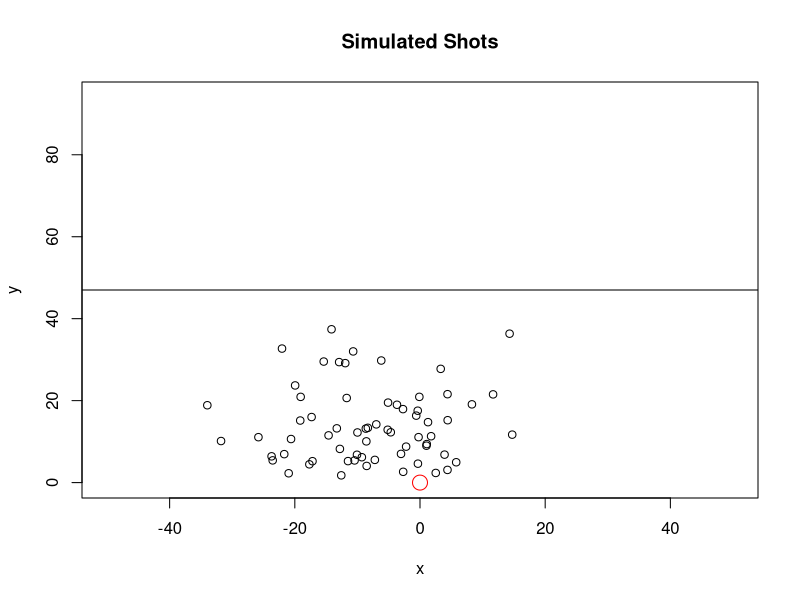
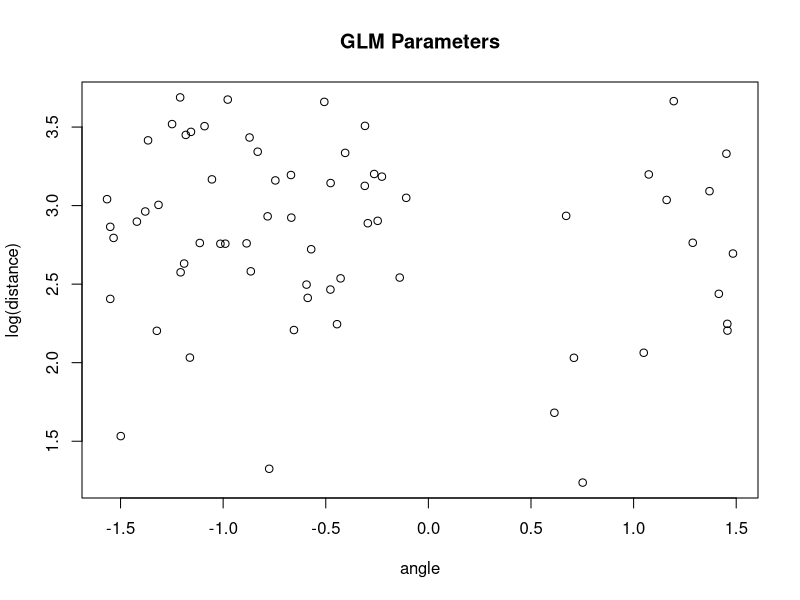
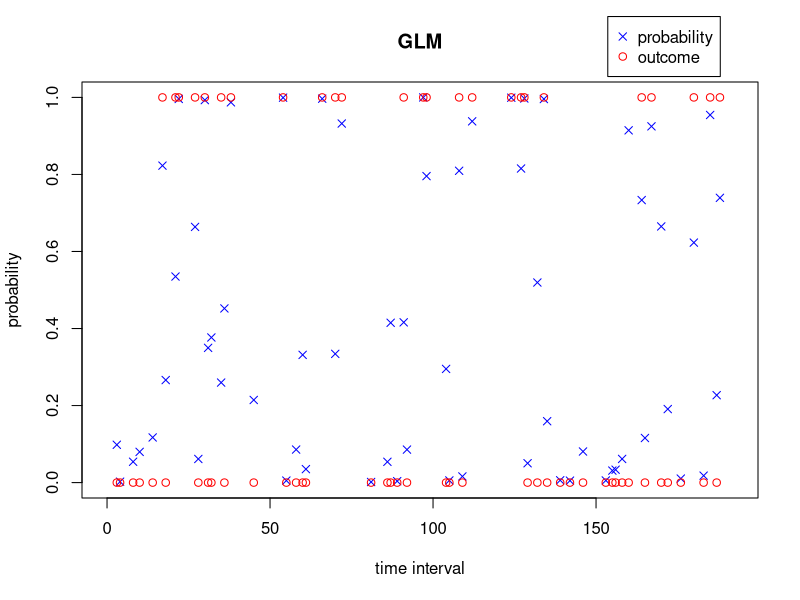
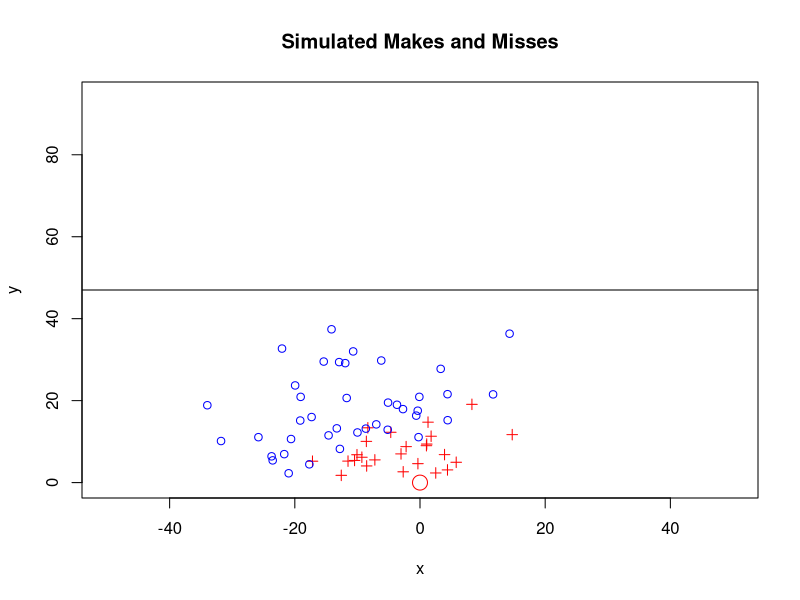
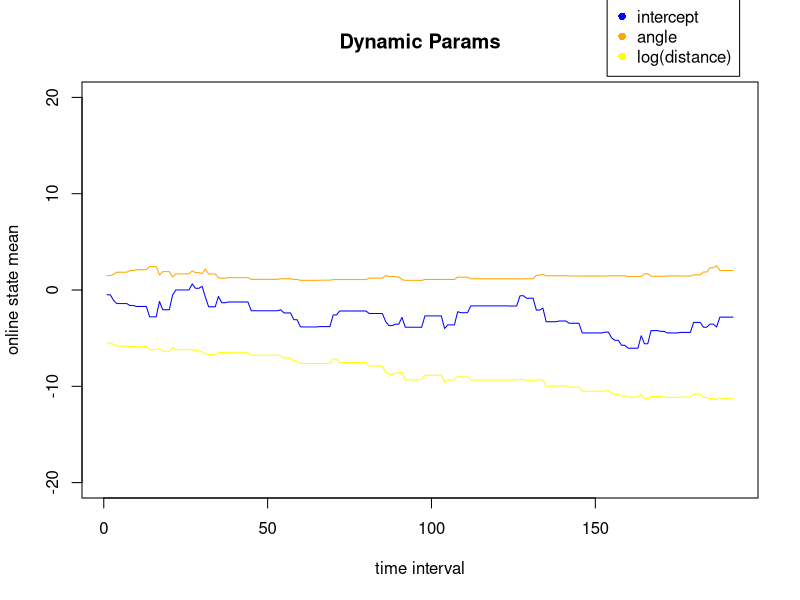
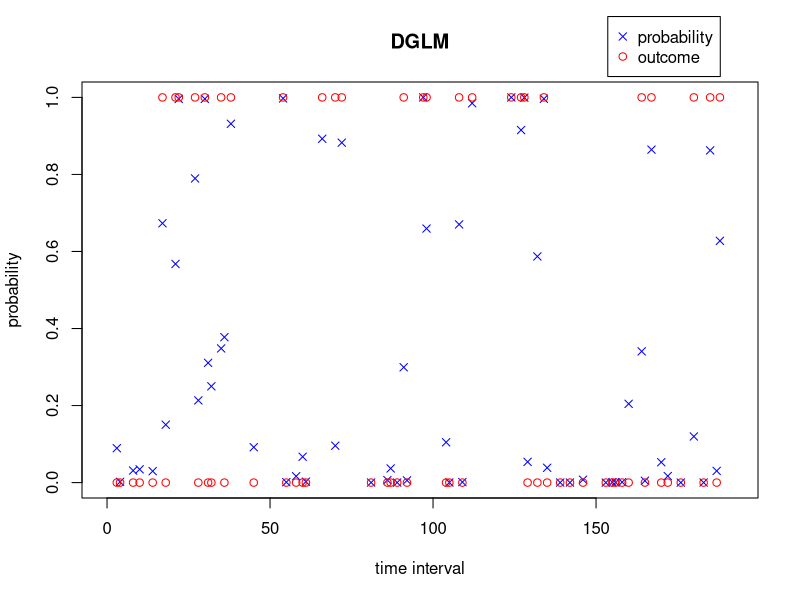
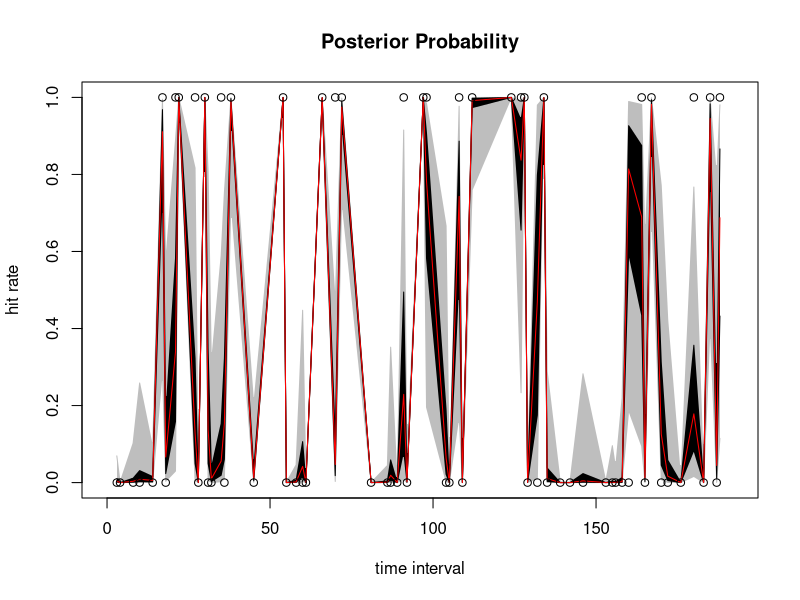
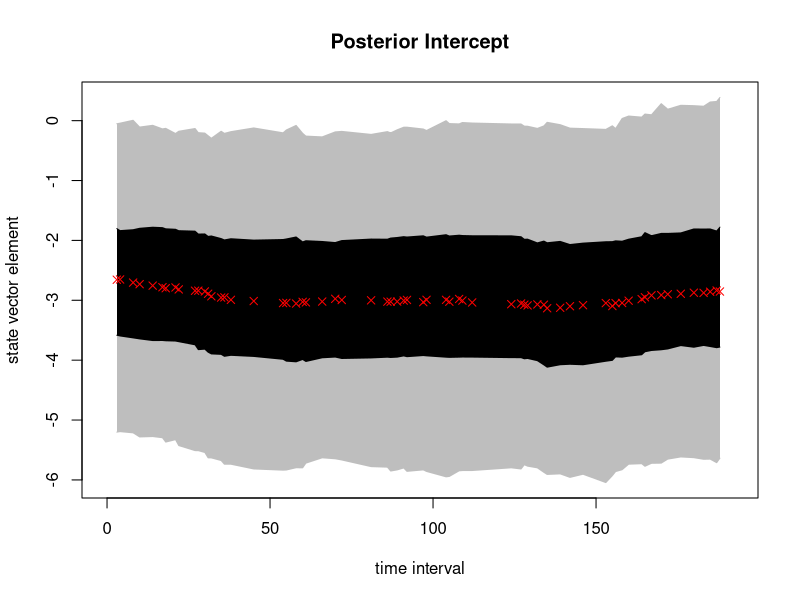

These figures' R source, in order:
#From West & Harrison 14.3

#things I'm having trouble with:
  #positive definite sCt[,,t]
  #confidence interval plot

#aggregate team level things to do:
  #get an entire season into a data frame
  #split into fixed time bins of (30?) secs
  #start with binomial glm on first game of season to get initial estimates for r, phi (angle), and intercept parameters for prior in future games
  #weaknesses: you're gonna lose some resolution; it will water down the effect of the parameters (location, maybe decisions)
    #hey, what about random effects? useful for estimates of avg, but not...
  #interesting thing to look at: how shot location changes within games and across games!
    #could we have time as a predictor as well?
    #more interesting than shot success actually. at the team level that is.
    #something you can do now!!! r and theta as time series throughout a game. just use line graph/moving avg or somthing initially.

library(mvtnorm)
#court dimensions
xm <- 50; ym <- 94            
#num time units within a game
T <- 48/0.25                 
pdf("DGLM_plots.pdf")
#generating shot attempts with constant prob over the course of a game
prshot <- 0.4
#shots is binary shot attempt vector
shots <- runif(n=T) < prshot  
tshot <- which(shots)
nshots <- length(tshot)

#x-y coordinates in feet. origin = basket
x <- matrix(c(xm*(2*rbeta(n=nshots, 6,8) - 1),
              ym*rbeta(n=nshots, 2, 12)), 
            ncol = 2)

par(xpd=FALSE)
plot(x, ylim=c(0,ym), xlim=c(-xm,xm), xlab="x", ylab="y", main = "Simulated Shots")
abline(h=ym/2)
points(0,0,col="red", cex=2)

#convert to theta and r
z <- matrix(c(atan(x[,2]/x[,1]),
            sqrt(rowSums(x^2))),
            ncol=2)
#a shifting factor to roughly center log(r) around 0
za <- log(ym/5)
#2 covariates and intercept
Z <- cbind(1, z[,1], log(z[,2]) - za)
plot(Z[,2], Z[,3]+za, main = "GLM Parameters", xlab = "angle", ylab="log(distance)")

#generating shot success probabilities
theta <- matrix(c(-0.5, 1.5, -5.5)) #GLM parameters (intercept, angle, log distance)
p <- length(theta)
pscore <- 1/(1+exp(-Z %*% theta))
q <- rep(NaN, T)
q[shots] <- pscore

#generating shot outcomes
y <- rep(NaN, T)
y[shots] <- runif(n=nshots) <= pscore
iy <- which(y[!is.nan(y)] == 1)

par(xpd=TRUE)
plot(0,0,type="n",xlim = c(0,T),ylim=c(0,1), ylab = "probability", xlab = "time interval", main = "GLM")
points(tshot, q[tshot], pch=4, col = "blue")
points(tshot, y[tshot], pch=1, col = "red")
legend(x=T*.8, y=1.21, legend=c("probability", "outcome"), pch = c(4,1), col=c("blue", "red"))

par(xpd=FALSE)
plot(x[iy,], ylim=c(0,ym), xlim=c(-xm,xm), col = "red", pch = 3, xlab="x", ylab="y", main = "Simulated Makes and Misses")
points(x[-iy,], col ="blue", pch = 1)
abline(h=ym/2)
points(0,0,col="red", cex=2)



#Forward Filtering

#set up DGLM and initial prior
#first, set up covariates per time interval
F <- t(Z)
p <- dim(F)[1]
#theta = state vector (GLM parameters) (px1)
#F = the data...regression vectors for all t...aka the design matrix (pxT)
#G = known evolution matrix ???????
#omega = evolution errors with 0 mean and known variance matrix W
#g(.) = function to map eta to real line (logit)

mt <- theta   
Ct <- diag(p)
#mt = prior mean vector
#Ct = prior covariance matrix
#(theta[t-1]|D[t-1]) ~ N(mt[t-1], Ct[t-1])

delta <- 0.99 #discount factor; "streaky parameter"
#forward filtering (FF)
smt <- matrix(rep(0,p*T), nrow=p)           #save post means
sCt <- array(rep(0,p*p*T), dim = c(p,p,T))  #save post covars
spt <- rep(NaN, T)                          #save post prob success
lmlik <- rep(0,T)                           #marg lik per time int
ishot <- 0
for(t in 1:T){
  if(t %in% tshot){
    #current shot attempt index, and time
    ishot <- ishot + 1
    ti <- tshot[ishot]
    
    ft <- (F[,ishot]) %*% mt
    At <- Ct %*% F[,ishot]/delta
    qt <- (F[,ishot]) %*% At
    At <- At/as.numeric(qt)
    
    #at = Gt*mt in txtbk, but = mt here.
    #Rt = Gt*Ct[t-1]*Gt' + Wt in txtbk, but = Ct/delta here
    #f = F'at = F'mt
    #q = F'RF = F'Ct F (1/delta)
    #((lambda,theta)' | Dt-1) ~ N( (f, a), ((q, F'C/delta),(CF/delta, C)) )

    #what is mu tho?
    #???????????????????????
    #"the samp dist of Yt depends on thetat only via the single quantity mut
    #prior: (mu|Dt) ~ N(f, q)
    #Vt > 0 is scale parameter aka precision of distribution...
    #but precision of what??? what is b(Yt, Vt?)
    #Q = q + Vt
    #post:  (mu|Dt) ~ N(f*, q*)
    
    #f* = 
    #what is mu???
    #f = F'a which is
    
    #prior mean and var of linear predictor, and adaptive vector
    #compute approx prior Beta(r,s) params; update w/ numerical iterations for exact values
    eft <- exp(ft)   #crude initial values
    rt <- (1+eft)/qt
    st <- rt/eft
    rt <- max(0.5, rt)
    st <- max(0.5, st)
    
    
    

    #fts = ft* = posterior mean of ????
    #qts = qt* = posterior variance of something ???
    #iterative numerical solution
    ep <- 0.5; drt <- 1; dst <- 1; xt <- matrix(c(rt, st))
    while(max(drt, dst) < ep){
      r0t <- psigamma(rt,0); s0t <- psigamma(st,0)
      r1t <- psigamma(rt,1); s1t <- psigamma(st,1)
      fxt <- c(r0t-s0t-ft, r1t+s1t-qt)
      Axt <- matrix(c(r1t, -s1t, psigamma(rt, 2), psigamma(st, 2)), ncol=2, byrow = TRUE)
      xt <- xt - solve(Axt, fxt)
      drt <- xt[1] - rt; dst <- xt[2] - st
      rt <- xt[1]; st <- xt[2]
    }
    lmlik[t] <- lgamma(rt+st) - lgamma(rt) - lgamma(st) + 
                lgamma(rt+y[t]) + lgamma(st+1-y[t]) - lgamma(rt+st+1) + 
                lgamma(2) - lgamma(1+y[t]) - lgamma(2-y[t])
    rts <- rt + y[t]; sts <- st + 1-y[t] #posterior beta params
    #convert to mean and variance for linear predictor
    fts <- psigamma(rts,0)-psigamma(sts,0); qts <- psigamma(rts,1)+psigamma(sts,1)
    spt[t] <- rts/(sts+rts)
    
    #update state parameters
    mt <- mt+At%*%(fts-ft)
    Ct <- Ct/delta - (At%*%t(At))*as.numeric(qt-qts)
    Ct <- (Ct + t(Ct))/2
    c(t, rt, st, mt)
    
    if(any(is.nan(mt))){
      print("stop")
      break
    }
    
  }
  smt[,t] <- mt; sCt[,,t] <- Ct #saving
}

par(xpd=TRUE)
plot(smt[1,],type="l", col = "blue", ylim = c(-20, 20), xlab = "time interval", ylab = "online state mean", main = "Dynamic Params")
lines(smt[2,],type="l", col = "orange")
lines(smt[3,],type="l", col = "yellow")
legend(x=T*.8, y=30.5, legend = c("intercept", "angle", "log(distance)"), pch = c(16), col = c("blue", "orange", "yellow"))

plot(0,0,type="n",xlim = c(0,T),ylim=c(0,1), ylab = "probability", xlab = "time interval", main = "DGLM")
points(tshot, spt[tshot], pch=4, col = "blue")
points(tshot, y[tshot], pch=1, col = "red")
legend(x=T*.8, y=1.21, legend=c("probability", "outcome"), pch = c(4,1), col=c("blue", "red"))





#Backward sampling
nmc <- 1000
#save posterior means and posterior success probs
MCtheta <- array(0, c(p, T, nmc)) 
MCq <- array(0, c(T, nmc))

#begin BS at timeunit T
thetat <- rmvnorm(n=nmc, smt[,T], sCt[,,T]) #SOMETIMES sCT[,,T] IS NOT POSITIVE DEFINITE. DEPENDS ON RANDOM SEED.
MCtheta[,T,] <- t(thetat)
MCq[T,] <- 1/(1+exp(-thetat %*% F[,nshots]))

#then recurse backwards
ishot <- nshots + 1
for(t in (T-1):1){
  if(t %in% tshot){
    ht = (1-delta)*t(array(smt[,t], c(dim(smt)[1], nmc))) + delta*thetat
    #run a simulation for each row of ht and each 3rd dim of sCt
    thetat <- t(apply(ht, 1, rmvnorm, n=1, sigma = sCt[,,t]*(1-delta)))
    MCtheta[,t,] <- t(thetat)
    ishot <- ishot - 1; ti <- tshot[ishot]
    MCq[t,] <- 1/(1+exp(-thetat %*% F[,ishot]))
  }
}

#retrospective posterior summaries
#posterior of shot probabilities?
pr <- t(apply(MCq[tshot,], 1, quantile, c(.025, .25, .5, .75, .975))) #get quantiles of each row
plot(0,0, type="n", xlim = c(0,T), ylim=c(0,1), main = "Posterior Probability", ylab="hit rate", xlab="time interval") 
lines(x=tshot, y=pr[,1], col = "gray")
lines(x=tshot, y=pr[,5], col = "gray")
polygon(c(tshot, rev(tshot)), c(pr[,1], rev(pr[,5])),
        col = "gray", border = NA)
lines(x=tshot, y=pr[,2], col = "black")
lines(x=tshot, y=pr[,4], col = "black")
polygon(c(tshot, rev(tshot)), c(pr[,2], rev(pr[,4])),
        col = "black", border = NA)
lines(x=tshot, y=pr[,3], col = "red")
points(x=1:T, y=y, pch=1)

#posteriors of parameters from DGLM
posterior_labels <- c("Posterior Intercept", "Posterior Angle", "Posterior Log Distance")
for(j in 1:p){
  
  pr = t(apply(MCtheta[j,tshot,], 1, quantile, c(.025, .25, .5, .75, .975)))
  plot(0,0, type="n", xlim = c(0,T), ylim = range(pr), main = posterior_labels[j], xlab = "time interval", ylab = "state vector element") 
  lines(x=tshot, y=pr[,1], col = "gray")
  lines(x=tshot, y=pr[,5], col = "gray")
  polygon(c(tshot, rev(tshot)), c(pr[,1], rev(pr[,5])),
          col = "gray", border = NA)
  lines(x=tshot, y=pr[,2], col = "black")
  lines(x=tshot, y=pr[,4], col = "black")
  polygon(c(tshot, rev(tshot)), c(pr[,2], rev(pr[,4])),
          col = "black", border = NA)
  points(x=tshot, y=pr[,3], col = "red", pch = 4)
  
}

dev.off()